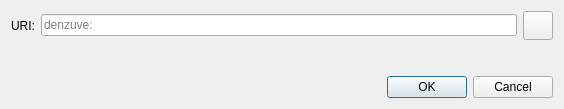
<?xml version="1.0" encoding="UTF-8"?>
<ui version="4.0">
 <class>OpenURIDialog</class>
 <widget class="QDialog" name="OpenURIDialog">
  <property name="geometry">
   <rect>
    <x>0</x>
    <y>0</y>
    <width>564</width>
    <height>109</height>
   </rect>
  </property>
  <property name="windowTitle">
   <string>Open Denzuve URI</string>
  </property>
  <layout class="QVBoxLayout" name="verticalLayout">
   <item>
    <layout class="QHBoxLayout" name="horizontalLayout">
     <item>
      <widget class="QLabel" name="label">
       <property name="text">
        <string>URI:</string>
       </property>
      </widget>
     </item>
     <item>
      <widget class="QValidatedLineEdit" name="uriEdit">
       <property name="placeholderText">
        <string notr="true">denzuve:</string>
       </property>
      </widget>
     </item>
     <item>
      <widget class="QToolButton" name="pasteButton">
       <property name="toolTip">
        <string extracomment="Tooltip text for button that allows you to paste an address that is in your clipboard.">Paste address from clipboard</string>
       </property>
       <property name="text">
        <string/>
       </property>
       <property name="icon">
        <iconset resource="../bitcoin.qrc">
         <normaloff>:/icons/editpaste</normaloff>:/icons/editpaste
        </iconset>
       </property>
       <property name="iconSize">
        <size>
         <width>22</width>
         <height>22</height>
        </size>
       </property>
      </widget>
     </item>
    </layout>
   </item>
   <item>
    <spacer name="verticalSpacer">
     <property name="orientation">
      <enum>Qt::Vertical</enum>
     </property>
     <property name="sizeHint" stdset="0">
      <size>
       <width>20</width>
       <height>40</height>
      </size>
     </property>
    </spacer>
   </item>
   <item>
    <widget class="QDialogButtonBox" name="buttonBox">
     <property name="orientation">
      <enum>Qt::Horizontal</enum>
     </property>
     <property name="standardButtons">
      <set>QDialogButtonBox::Cancel|QDialogButtonBox::Ok</set>
     </property>
    </widget>
   </item>
  </layout>
 </widget>
 <customwidgets>
  <customwidget>
   <class>QValidatedLineEdit</class>
   <extends>QLineEdit</extends>
   <header>qt/qvalidatedlineedit.h</header>
  </customwidget>
 </customwidgets>
 <resources/>
 <connections>
  <connection>
   <sender>buttonBox</sender>
   <signal>accepted()</signal>
   <receiver>OpenURIDialog</receiver>
   <slot>accept()</slot>
   <hints>
    <hint type="sourcelabel">
     <x>248</x>
     <y>254</y>
    </hint>
    <hint type="destinationlabel">
     <x>157</x>
     <y>274</y>
    </hint>
   </hints>
  </connection>
  <connection>
   <sender>buttonBox</sender>
   <signal>rejected()</signal>
   <receiver>OpenURIDialog</receiver>
   <slot>reject()</slot>
   <hints>
    <hint type="sourcelabel">
     <x>316</x>
     <y>260</y>
    </hint>
    <hint type="destinationlabel">
     <x>286</x>
     <y>274</y>
    </hint>
   </hints>
  </connection>
 </connections>
</ui>
